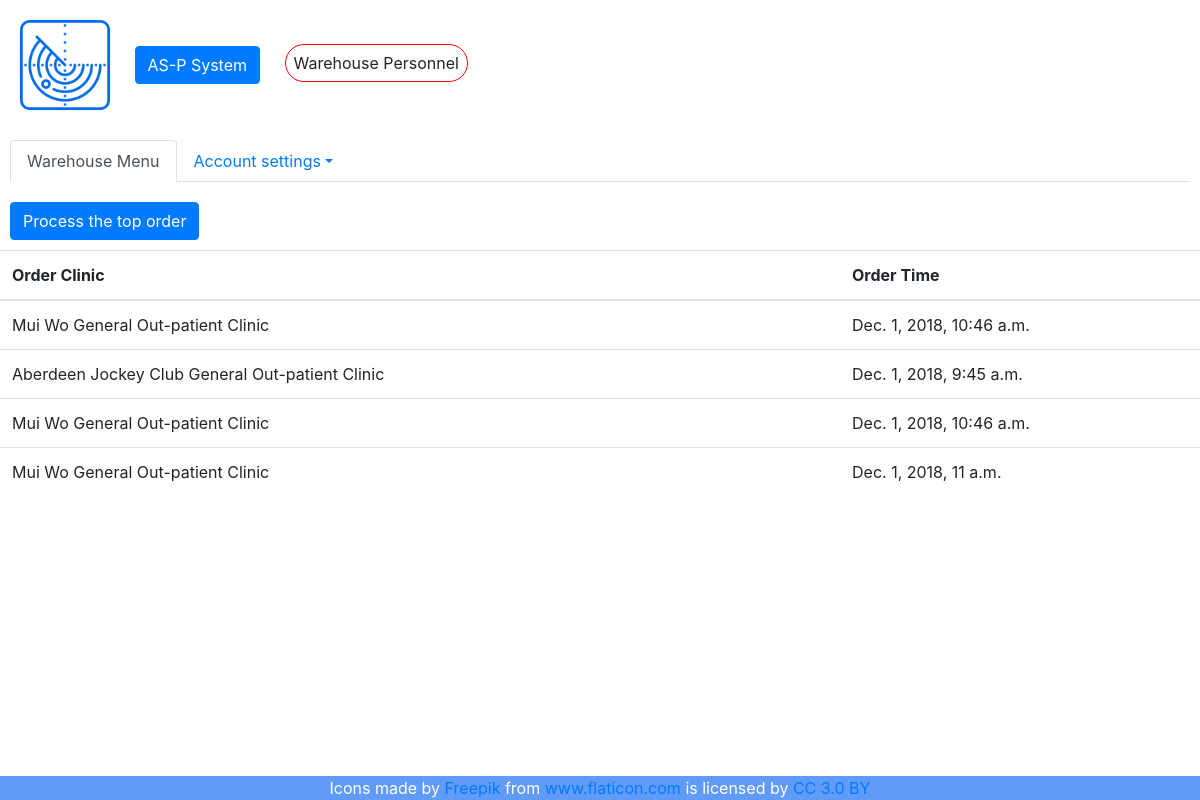
/WHP/main/, run on the app's committed database.
### ASP_webApp/models.py (models this page shows, shortened)
class Location(models.Model):
    name = models.CharField(max_length=200)
    latitude = models.FloatField()
    longitude = models.FloatField()
    altitude = models.FloatField()
    isStartingPoint = models.BooleanField()
    class Meta:
        verbose_name = 'Location'
        verbose_name_plural = 'Locations'

### ASP_webApp/views.py (the view)
# urls.py: path('WHP/main/', views.warehousePage.warehouseView, name='whpPage'),
    def warehouseView(request):
        orderList = Order.objects.filter(status="Queued for Processing").order_by('priority', 'orderedDatetime',
                                                                                  'id').values("ordering_clinic_id",
                                                                                               "orderedDatetime")
        for order in orderList:
            order["ordering_clinic"] = Location.objects.get(id=order.pop("ordering_clinic_id", None)).name
        return render(request, "WHP/warehouseManage.html", {'results': orderList})

### ASP_webApp/templates/WHP/warehouseManage.html (shortened to what this page needs)
<!DOCTYPE html>
<html lang="en">
{% load static %}
  <head>
    <link rel="stylesheet" href="https://stackpath.bootstrapcdn.com/bootstrap/4.1.3/css/bootstrap.min.css">
    <link rel="stylesheet" href="https://cdnjs.cloudflare.com/ajax/libs/bootstrap-select/1.13.2/css/bootstrap-select.min.css">
    <link rel="stylesheet" type="text/css" href="../../static/css/warehouse.css">
  </head>
  <body>
    <header>
      <img id="icon" src="../../static/img/radar.png">
      <button id="system" type="button" class="btn btn-primary">AS-P System</button>
      <span id="clinic_name" class="unselectable">Warehouse Personnel</span>
    </header>
    <div class="bar">
      <ul class="nav nav-tabs">
        <li class="nav-item">
          <a id="bs-section-button" class="nav-link unselectable active">Warehouse Menu</a>
        </li>
        <li class="nav-item dropdown">
          <a class="nav-link dropdown-toggle" data-toggle="dropdown" href="#" role="button" aria-haspopup="true" aria-expanded="false">Account settings</a>
        </li>
      </ul>
    </div>
    <div id="maincontent">
      {% if results %}
      {% if results|length != 0 %}
      <button id="processButton" type="button" class="btn btn-primary" onclick="processTop();">Process the top order</button>
      {% endif %}
      <table class="table">
          <thead>
            <tr>
              <th scope="col" style="width: 70%">Order Clinic</th>
              <th scope="col" style="width: 30%">Order Time</th>
            </tr>
          </thead>
          <tbody>
          {% for result in results %}
          <tr>
              <td>{{ result.ordering_clinic }}</td>
              <td>{{ result.orderedDatetime }}</td>
          </tr>
          {% endfor %}
          </tbody>
        {% else %}
          <button id="processButton" type="button" class="btn btn-primary" onclick="processTop();" disabled>Process the top order</button>
        {% endif %}
      </table>
    </div>
  </body>
</html>
<footer>
  <div>Icons made by <a href="https://www.freepik.com" title="Freepik">Freepik</a> from <a href="https://www.flaticon.com/" title="Flaticon">www.flaticon.com</a> is licensed by <a href="http://creativecommons.org/licenses/by/3.0/" title="Creative Commons BY 3.0"
      target="_blank">CC 3.0 BY</a></div>
</footer>

### ASP_webApp/static/css/warehouse.css (style rules this page uses)
#icon { width: 90px; margin: 20px; }
#system { margin-right: 20px; }
#clinic_name { border: 1px solid red; padding: 8px; border-radius: 20px; }
footer { position: fixed; left: 0; bottom: 0; width: 100%; background-color: #619BF8; color: white; text-align: center; }
.unselectable { -webkit-touch-callout: none; -webkit-user-select: none; -khtml-user-select: none; -moz-user-select: none; -ms-user-select: none; user-select: none; }
.bar { margin: 10px; }
#processButton { margin: 10px; }

### data on the page
Location: ordering_clinic "Mui Wo General Out-patient Clinic" "Mui Wo General Out-patient Clinic" "Mui Wo General Out-patient Clinic"
Location: ordering_clinic "Aberdeen Jockey Club General Out-patient Clinic"

### other printed values
{{ result.orderedDatetime }} "Dec. 1, 2018, 10:46 a.m." "Dec. 1, 2018, 9:45 a.m." "Dec. 1, 2018, 10:46 a.m." "Dec. 1, 2018, 11 a.m."
